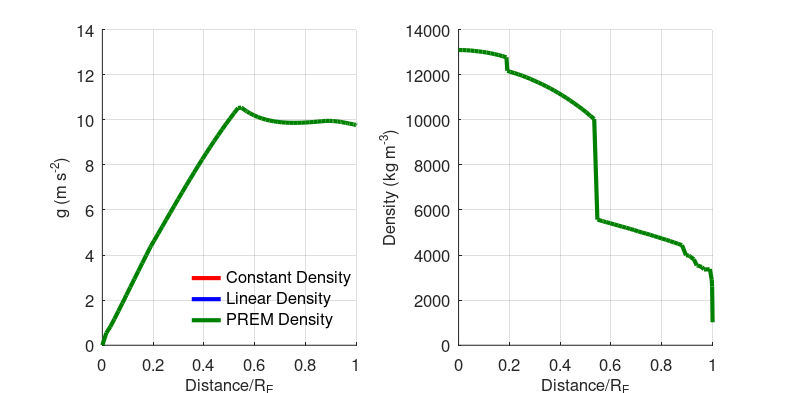
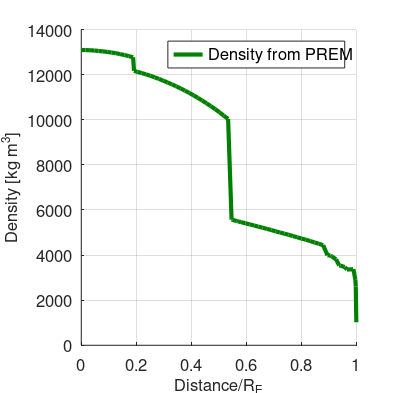

Recreate these plots in MATLAB, in order.
clear all
close all

%Gravitational constants in SI units
G_SI = 6.674e-11;
%Density of core and crust in kg m^{-3}
rho_crust = 2.7*100^3/1000;
rho_core = 13.0 * 100^3/1000;
%Mean density in this model (ouch, too high)
rho_mean = (rho_crust+rho_core)/2; 
%Radius of a spherical Earth in m
R = 6371*1000;l=0:1:R;


%% Made up linear density
LinearDensity = (rho_crust-rho_core)/R*(l-R)+rho_crust;
%% PREM Density
PREM = dlmread('PREM.txt',' ',4,0);
PREM_Depth = PREM(:,2)*1000;PREM_Density = PREM(:,5)*100^3/1000;PREM_dz = (PREM(2,2)-PREM(3,2))*1000;
[PREM_Depth,ia,ic] = unique(PREM_Depth);PREM_Density=PREM_Density(ia);PREM_Depth(1)=1e-3;

%% Get the corresponding gs
gConstantDensity = G_SI*rho_mean*4.0/3.0*pi*l;
gLinearDensity = 4*pi*G_SI*((rho_crust-rho_core)/(4*R)*l.^2+1.0/3.0*rho_core*l);

%% Numerical integration using the trapezoidal rule
for kk=2:length(PREM_Depth)
   gPREM(kk) = 4*pi*G_SI.*1./(PREM_Depth(kk).^2).*trapz(PREM_Depth(1:kk),PREM_Density(1:kk).*PREM_Depth(1:kk).^2); 
end

fig=figure(1)
subplot(1,2,1)
plot(l/R,gConstantDensity,'r-','LineWidth',3);hold on
plot(l/R,gLinearDensity,'b-','LineWidth',3);hold on
plot(PREM_Depth/max(PREM_Depth),gPREM,'-','LineWidth',3,'color', [0 0.5 0])
ylabel('g (m s^{-2})')
xlabel('Distance/R_E')
legend('Constant Density','Linear Density','PREM Density','Location','SouthEast')
box off;grid on;
legend('box','off')
subplot(1,2,2)
plot(l/R,LinearDensity,'b-','LineWidth',3);hold on
plot(l/R,LinearDensity*0+rho_mean,'r-','LineWidth',3);
plot(PREM_Depth/max(PREM_Depth),PREM_Density,'-','LineWidth',3,'color', [0 0.5 0])
ylabel('Density (kg m^{-3})')
xlabel('Distance/R_E')
box off;grid on;

%Export to a png. (This can be done much better.)
set(gcf,'PaperUnits','centimeters','PaperPosition',[0 0 20 10])
set(findall(fig, '-property', 'FontSize'), 'FontSize', 12)
print('-dpng','-r300','../../../Exercises/Figures/Gravimetry/Gravimetry01_GravityInsideEarth.png')

fig=figure(2)
plot(PREM_Depth/max(PREM_Depth),PREM_Density,'-','LineWidth',3,'color', [0 0.5 0])
box off;
grid on;
legend('Density from PREM');ylabel('Density [kg m^3]');xlabel('Distance/R_E')
set(gcf,'PaperUnits','centimeters','PaperPosition',[0 0 10 10])
set(findall(fig, '-property', 'FontSize'), 'FontSize', 12)
print('-dpng','-r300','../../../Exercises/Figures/Gravimetry/Gravimetry01_PREM.png')